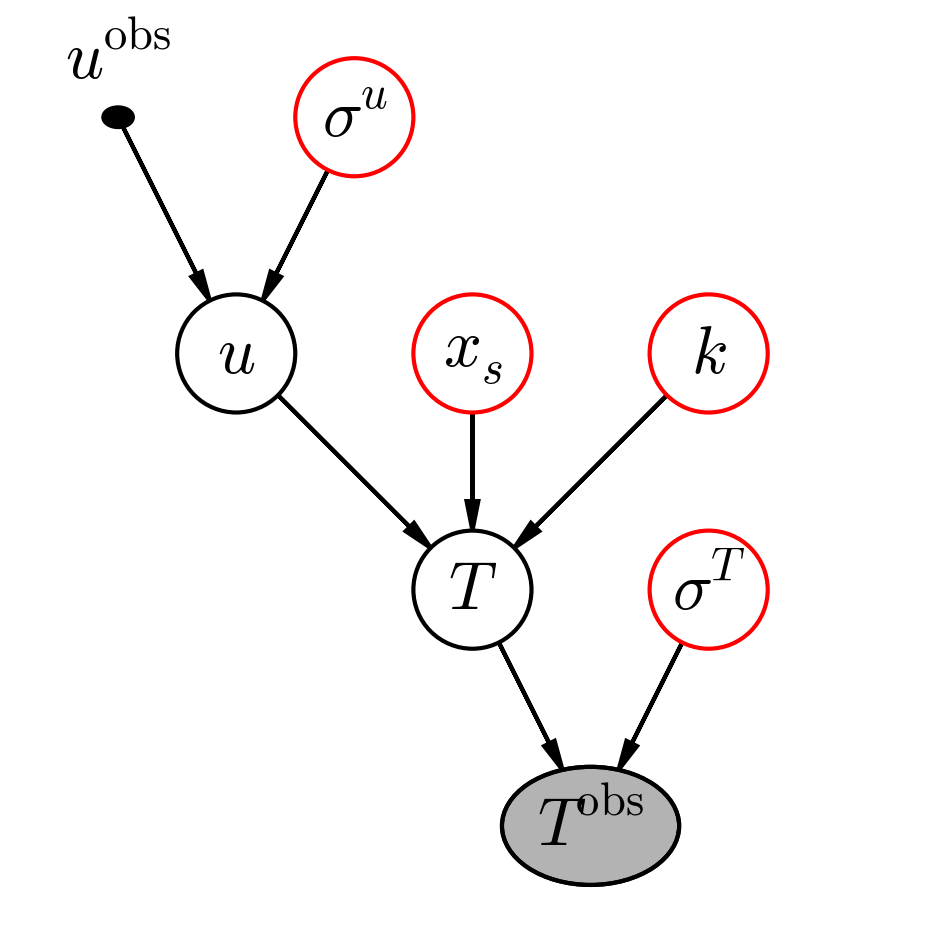

Python code for this plot:



from matplotlib import rc
rc("font", family="serif", size=16)
#rc("text", usetex=True)
# rc("./weaklensing.tex")

import daft

pgm = daft.PGM([4,4], origin=[0,0])

# Tout en bas
h = 0.5
pgm.add_node(daft.Node("obsT", r"$T^\mathrm{obs}$", 2.5, h, observed = True, aspect = 1.5))
# Un cran au dessus
h = 1.5
pgm.add_node(daft.Node("T",   r"$T$",   2, h))
pgm.add_node(daft.Node("epsT", r"$\sigma^T$", 3, h, plot_params = {"ec": "#ff0000"}))
# Un cran au dessus
h = 2.5
pgm.add_node(daft.Node("lambda", r"$k$", 3, h, plot_params = {"ec": "#ff0000"}))
pgm.add_node(daft.Node("xsensor", r"$x_s$", 2, h, plot_params = {"ec": "#ff0000"}))
pgm.add_node(daft.Node("u", r"$u$", 1 , h))
# Tout en haut
h = 3.5
pgm.add_node(daft.Node("obsU", r"$u^\mathrm{obs}$", 0.5 , h, aspect = 1.5, fixed = True))
pgm.add_node(daft.Node("epsU", r"$\sigma^u$", 1.5 , h, plot_params = {"ec": "#ff0000"}))

# Fleches
pgm.add_edge("obsU", "u")
pgm.add_edge("epsU", "u")
pgm.add_edge("u", "T")
pgm.add_edge("xsensor", "T")
pgm.add_edge("lambda", "T")
pgm.add_edge("T", "obsT")
pgm.add_edge("epsT", "obsT")

pgm.render()
#pgm.ax.text(5.5,4,"deterministic", fontdict={'size':14, 'color':'green'})
pgm.figure.savefig("drawing_conductivity.pdf")
pgm.figure.savefig("drawing_conductivity.png", dpi=300)
